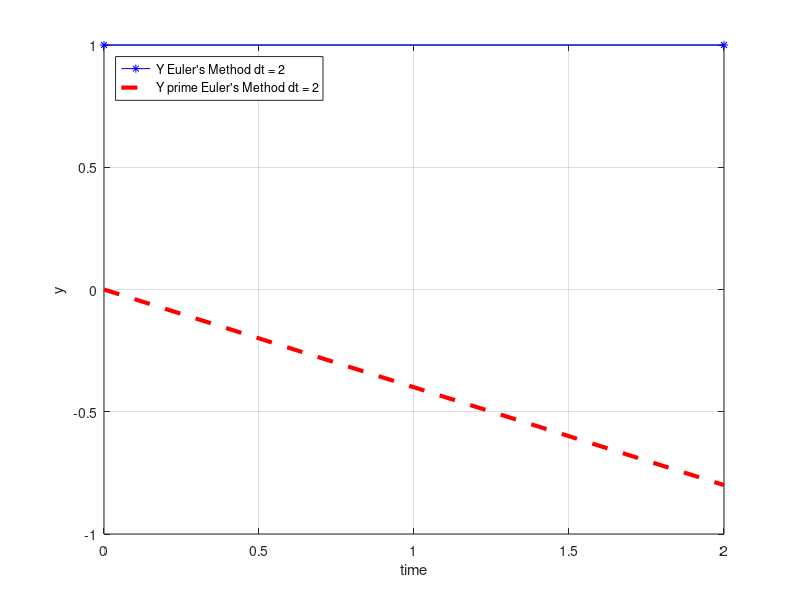

Source code (MATLAB):
clc
clear all
close all

dt = 2;
tinit = 0;
tfinal = 2;
x1init = 1;
x2init = 0;

f1 = @(x2) x2;
f2 = @(x1,x2) -0.4 * x2 + 0.6 * x1;

time = tinit:dt:tfinal;

x1 = zeros(1,length(time));
x2 = zeros(1,length(time));

x1(1) = x1init;
x2(1) = x2init;

i = length(time);

for n = 1:i-1
    x1(n+1) = x1(n) + f1(x2(n)) * dt;
    x2(n+1) = x2(n) + f2(x2(n), x1(n)) * dt;    
end
 
figure(1)
plot(time, x1, 'b -*',time, x2, 'r --', 'linewidth', 3)
grid on
xlabel('time')
ylabel('y')
legend(['Y Euler''s Method dt = ' num2str(dt)], ['Y prime Euler''s Method dt = ' num2str(dt)], 'location', 'NorthWest')

disp(x1(i))